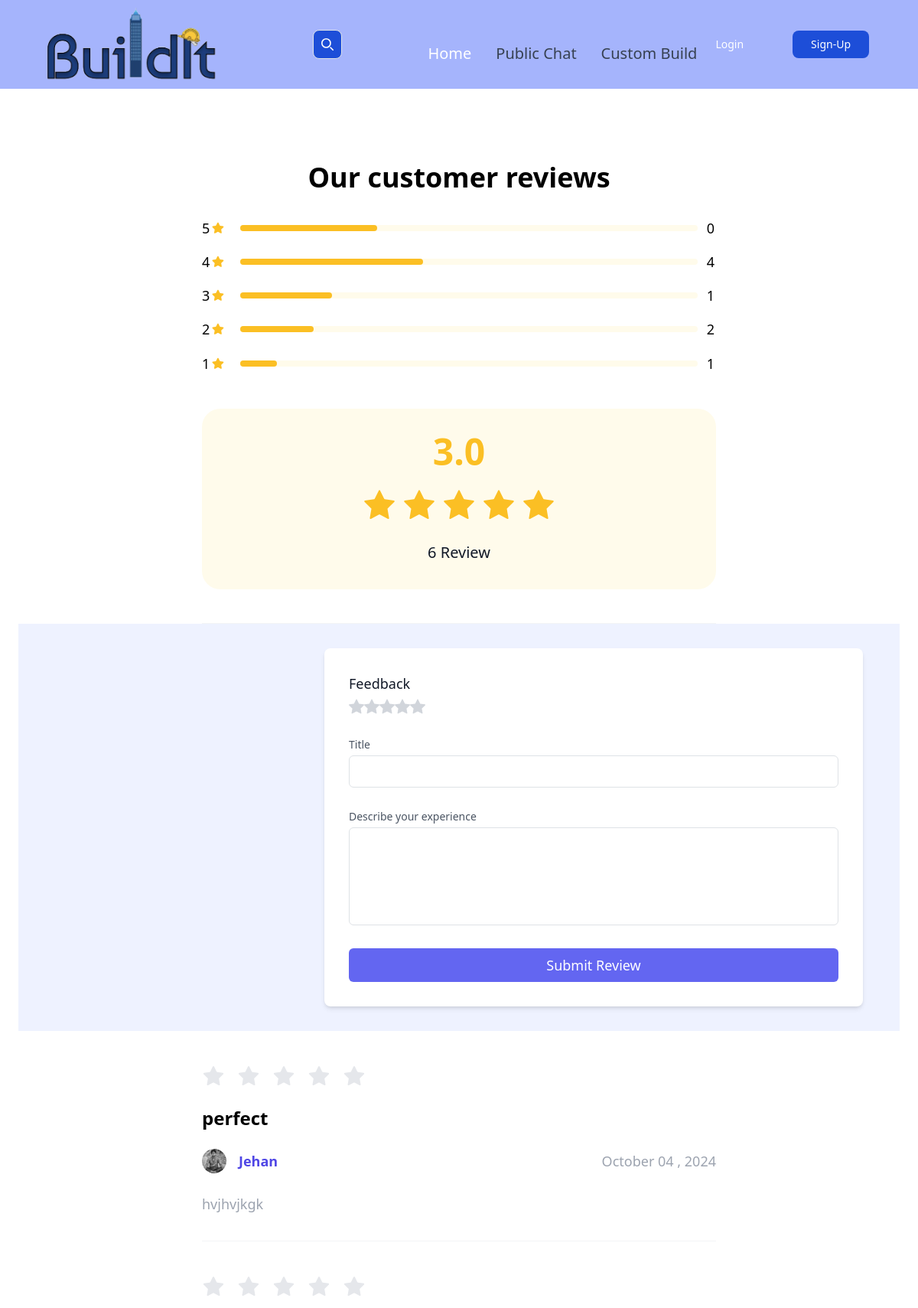
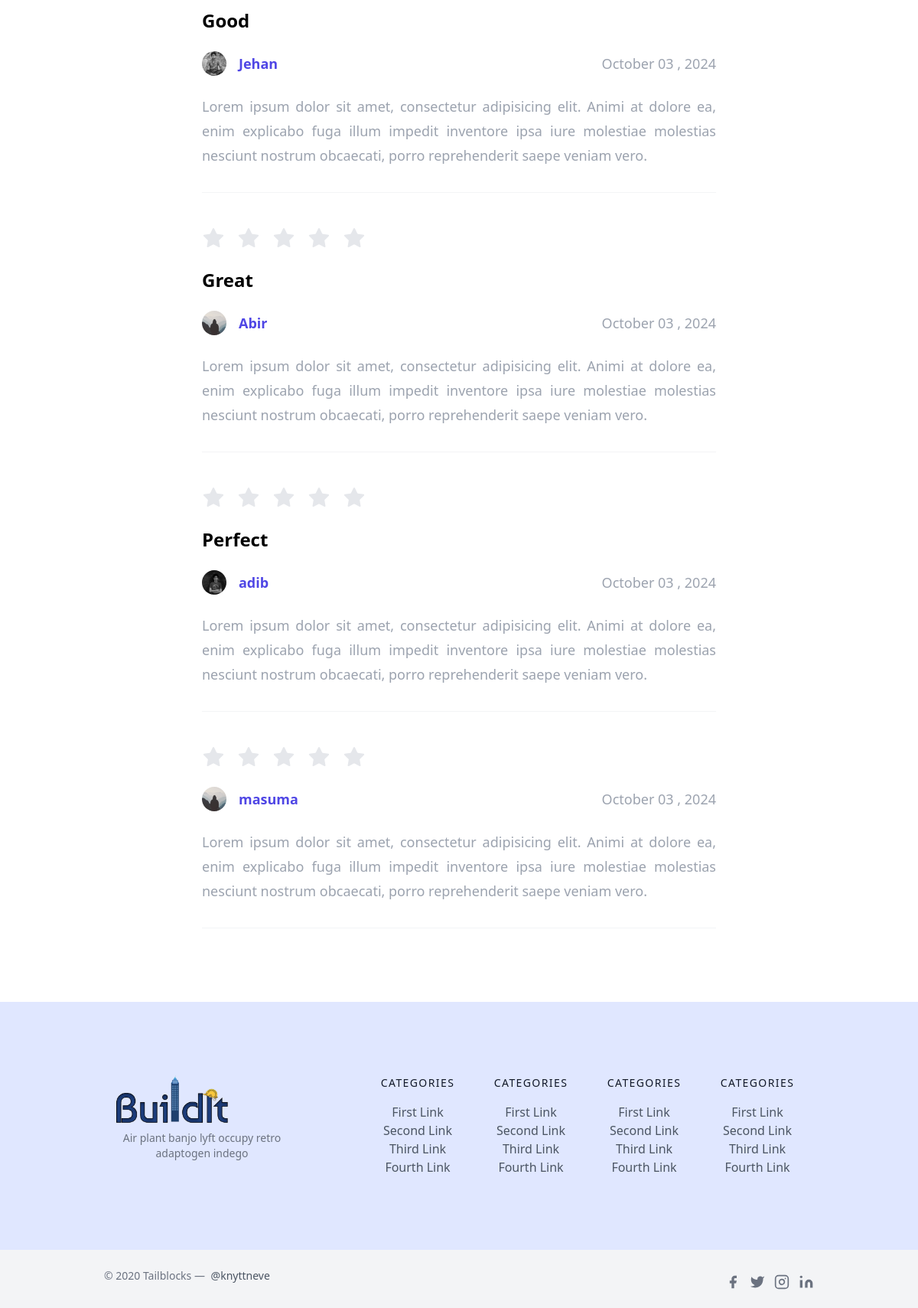
/post/9/review/, run on the app's committed database (2 pictures, top to bottom).
### posts/models.py (models this page shows, shortened)
class Review(models.Model):
    user = models.ForeignKey(User, on_delete=models.CASCADE)
    post = models.ForeignKey(Post, on_delete=models.CASCADE, related_name='reviews')
    rating = models.IntegerField(choices=[(i, str(i)) for i in range(1, 6)])  # rating from 1 to 5
    title = models.TextField(blank=True, null=True)
    comment = models.TextField(blank=True, null=True)
    created_at = models.DateTimeField(auto_now_add=True)

### users/models.py (models this page shows, shortened)
class Profile(models.Model):
    user = models.OneToOneField(User, on_delete=models.CASCADE)
    image = models.ImageField(default='default.jpg',upload_to='profile_pic')
    bio = models.CharField(default='',max_length=100)

### posts/views.py (the view)
# urls.py: path('post/<int:post_id>/review/', views.add_review, name='add_review'),
def add_review(request, post_id):
    post = get_object_or_404(Post, id=post_id)
    post_review = Review.objects.filter(post=post).values('user').distinct().count()
    average_rating_for_post = Review.objects.filter(post=post).aggregate(average_rating=Avg('rating'))
    one = Review.objects.filter(rating=1,post=post).values('user').distinct().count()
    two = Review.objects.filter(rating=2,post=post).values('user').distinct().count()
    three = Review.objects.filter(rating=3,post=post).values('user').distinct().count()
    four = Review.objects.filter(rating=4,post=post).values('user').distinct().count()
    five = Review.objects.filter(rating=5,post=post).values('user').distinct().count()
    all_review  = Review.objects.filter(post=post).order_by('-created_at')[:5]
    if request.method == 'POST':
        form = ReviewForm(request.POST)
        if form.is_valid():
            review = form.save(commit=False)
            review.user = request.user  # Attach the logged-in user
            review.post = post  # Attach the post being reviewed
            review.save()
            return redirect('post-detail', post.id)  # Redirect to post detail page after submission
    else:
        form = ReviewForm()
    return render(request, 'posts/add_review.html', {'form': form, 'post': post, 'data': post_review,'avg_rating':average_rating_for_post,'one':one,'two':two,'three':three,'four':four,'five':five,'all_review':all_review})

### posts/forms.py
class ReviewForm(forms.ModelForm):
    class Meta:
        model = Review
        fields = ['rating','title', 'comment']
    rating = forms.ChoiceField(
        choices=[(i, str(i)) for i in range(1, 6)],
        widget=forms.RadioSelect
    )
    title = forms.CharField(
        widget=forms.Textarea(attrs={'rows': 1, 'class':'w-full bg-white rounded border border-gray-300 focus:border-indigo-500 focus:ring-2 focus:ring-indigo-200 h-32 text-base outline-none text-gray-700 py-1 px-3 resize-none leading-6 transition-colors duration-200 ease-in-out'}),
        required=False
    )
    comment = forms.CharField(
        widget=forms.Textarea(attrs={'rows': 6, 'class':'w-full bg-white rounded border border-gray-300 focus:border-indigo-500 focus:ring-2 focus:ring-indigo-200 h-32 text-base outline-none text-gray-700 py-1 px-3 resize-none leading-6 transition-colors duration-200 ease-in-out'}),
        required=False
    )

### posts/templates/posts/add_review.html (shortened to what this page needs)
{% extends 'posts/base.html' %}
{% block content %}
    <section class="py-24 relative">
        <div class="w-full max-w-7xl px-4 md:px-5 lg-6 mx-auto">
            <div class="w-full">
                <h2 class="font-manrope font-bold text-4xl text-black mb-8 text-center">Our customer reviews
                </h2>
                <div class="grid grid-cols-1 xl:grid-cols-2 gap-11 pb-11 border-b border-gray-100 max-xl:max-w-2xl max-xl:mx-auto">
                    <div class="box flex flex-col gap-y-4 w-full ">
                        <div class="flex items-center w-full">
                            <p class="font-medium text-lg text-black mr-0.5">5</p>
                            <p class="h-2 w-full sm:min-w-[278px] rounded-3xl bg-amber-50 ml-5 mr-3">
                                <span class="h-full w-[30%] rounded-3xl bg-amber-400 flex"></span>
                            </p>
                            <p class="font-medium text-lg  text-black mr-0.5">
                                {% if five %}
                                    {{ five }}
                                {% else %}
                                    0
                                {% endif %}
                            </p>
                        </div>
                        <div class="flex items-center w-full">
                            <p class="font-medium text-lg text-black mr-0.5">4</p>
                            <p class="h-2 w-full xl:min-w-[278px] rounded-3xl bg-amber-50 ml-5 mr-3">
                                <span class="h-full w-[40%] rounded-3xl bg-amber-400 flex"></span>
                            </p>
                            <p class="font-medium text-lg text-black mr-0.5">
                                {% if four %}
                                    {{ four }}
                                {% else %}
                                    0
                                {% endif %}
                            </p>
                        </div>
                        <div class="flex items-center">
                            <p class="font-medium text-lg text-black mr-0.5">3</p>
                            <p class="h-2 w-full xl:min-w-[278px] rounded-3xl bg-amber-50 ml-5 mr-3">
                                <span class="h-full w-[20%] rounded-3xl bg-amber-400 flex"></span>
                            </p>
                            <p class="font-medium text-lg text-black mr-0.5">
                                {% if three %}
                                    {{ three }}
                                {% else %}
                                    0
                                {% endif %}
                            </p>
                        </div>
                        <div class="flex items-center">
                            <p class="font-medium text-lg text-black mr-0.5">2</p>
                            <p class="h-2 w-full xl:min-w-[278px] rounded-3xl bg-amber-50 ml-5 mr-3">
                                <span class="h-full w-[16%] rounded-3xl bg-amber-400 flex"></span>
                            </p>
                            <p class="font-medium text-lg text-black mr-0.5">
                                {% if two %}
                                    {{ two }}
                                {% else %}
                                    0
                                {% endif %}
                            </p>
                        </div>
                        <div class="flex items-center">
                            <p class="font-medium text-lg text-black mr-0.5">1</p>
                            <p class="h-2 w-full xl:min-w-[278px] rounded-3xl bg-amber-50 ml-5 mr-3">
                                <span class="h-full w-[8%] rounded-3xl bg-amber-400 flex"></span>
                            </p>
                            <p class="font-medium text-lg py-[1px] text-black mr-0.5">
                                {% if one %}
                                    {{ one }}
                                {% else %}
                                    0
                                {% endif %}
                            </p>
                        </div>
                    </div>
                    <div class="p-8 bg-amber-50 rounded-3xl flex items-center justify-center flex-col">
                        <h2 class="font-manrope font-bold text-5xl text-amber-400 mb-6">
                            {% if avg_rating.average_rating is not None %}
                                {{ avg_rating.average_rating|floatformat:1 }}
                            {% else %}
                                0.0
                            {% endif %}
                        </h2>
                        <div class="flex items-center justify-center gap-2 sm:gap-6 mb-4">
                        </div>
                        <p class="font-medium text-xl leading-8 text-gray-900 text-center">
                            {% if data %}
                                {{ data }}
                            {% else %}
                                No
                            {% endif %} Review
                        </p>
                    </div>
                </div>
                <section class="text-gray-600 body-font relative bg-indigo-50">
                    <form action="" method="POST">
                        <div class="px-5 py-8 mx-auto flex">
                            <div class="lg:w-2/3 md:w-1/2 bg-white rounded-lg p-8 flex flex-col md:ml-auto w-full mt-10 md:mt-0 relative z-10 shadow-md">
                                <h2 class="text-gray-900 text-lg mb-1 font-medium title-font">Feedback</h2>
                                <div class="relative mb-4">
                                    <div class="flex flex-row-reverse justify-end items-center">
                                        {% for i in "54321" %}
                                            <input id="rating-{{ forloop.counter }}" type="radio"
                                                   class="pt-4 peer -ms-5 size-5 bg-transparent border-0 text-transparent cursor-pointer appearance-none checked:bg-none focus:bg-none focus:ring-0 focus:ring-offset-0"
                                                   name="{{ form.rating.name }}" value="{{ forloop.counter }}"
                                                   {% if form.rating.value == forloop.counter %}checked{% endif %}>
                                            <label for="rating-{{ forloop.counter }}"
                                                   class="peer-checked:text-yellow-400 text-gray-300 pointer-events-none dark:peer-checked:text-yellow-600 dark:text-neutral-600">
                                            </label>
                                        {% endfor %}
                                    </div>
                                </div>
                                <div class="relative mb-4">
                                    <label for="title" class="leading-7 text-sm text-gray-600">Title</label>
                                    <input type="text" id="title" name="title"
                                           class="w-full bg-white rounded border border-gray-300 focus:border-indigo-500 focus:ring-2 focus:ring-indigo-200 text-base outline-none text-gray-700 py-1 px-3 leading-8 transition-colors duration-200 ease-in-out">
                                </div>
                                <div class="relative mb-4">
                                    <label for="message" class="leading-7 text-sm text-gray-600">Describe your
                                        experience</label>
                                    {{ form.comment }}
                                </div>
                                <button type="submit"
                                        class="text-white bg-indigo-500 border-0 py-2 px-6 focus:outline-none hover:bg-indigo-600 rounded text-lg">
                                    Submit Review
                                </button>
                            </div>
                        </div>
                    </form>
                </section>
                {% if all_review %}
                    {% for eachReview in all_review %}
                        <div class="pt-11 pb-8 border-b border-gray-100 max-xl:max-w-2xl max-xl:mx-auto">
                            <div class="flex items-center gap-3 mb-4">
                                {% with 5 as max_rating %}
                                    {% for i in "12345" %}
                                        <svg xmlns="http://www.w3.org/2000/svg" width="30" height="30"
                                             viewBox="0 0 30 30" fill="none">
                                            <g clip-path="url(#clip0_13624_2892)">
                                                <path
                                                        d="M14.1033 2.56698C14.4701 1.82374 15.5299 1.82374 15.8967 2.56699L19.1757 9.21093C19.3214 9.50607 19.6029 9.71064 19.9287 9.75797L27.2607 10.8234C28.0809 10.9426 28.4084 11.9505 27.8149 12.5291L22.5094 17.7007C22.2737 17.9304 22.1662 18.2614 22.2218 18.5858L23.4743 25.8882C23.6144 26.7051 22.7569 27.3281 22.0233 26.9424L15.4653 23.4946C15.174 23.3415 14.826 23.3415 14.5347 23.4946L7.9767 26.9424C7.24307 27.3281 6.38563 26.7051 6.52574 25.8882L7.7782 18.5858C7.83384 18.2614 7.72629 17.9304 7.49061 17.7007L2.1851 12.5291C1.59159 11.9505 1.91909 10.9426 2.73931 10.8234L10.0713 9.75797C10.3971 9.71064 10.6786 9.50607 10.8243 9.21093L14.1033 2.56698Z"
                                                        fill="{% if review.rating >= i|add:"0"|floatformat:0 %} #FBBF24 {% else %} #E5E7EB {% endif %}"/>
                                            </g>
                                            <defs>
                                                <clipPath id="clip0_13624_2892">
                                                    <rect width="30" height="30" fill="white"/>
                                                </clipPath>
                                            </defs>
                                        </svg>
                                    {% endfor %}
                                {% endwith %}
                            </div>
                            <h3 class="font-manrope font-semibold text-xl sm:text-2xl leading-9 text-black mb-6">
                                {{ eachReview.title }}
                            </h3>
                            <div class="flex sm:items-center flex-col min-[400px]:flex-row justify-between gap-5 mb-4">
                                <div class="flex items-center gap-3">
                                    <img src="{{ eachReview.user.profile.image.url }}" alt="John image"
                                         class="w-8 h-8 rounded-full object-cover">
                                    <h6 class="font-semibold text-lg leading-8 text-indigo-600 ">{{ eachReview.user.username }}</h6>
                                </div>
                                <p class="font-normal text-lg leading-8 text-gray-400">{{ eachReview.created_at|date:"F d , Y" }}</p>
                            </div>
                            <p class="font-normal text-lg leading-8 text-gray-400 max-xl:text-justify">{{ eachReview.comment }}</p>
                        </div>
                    {% endfor %}{% else %}
                    <h2 class="font-manrope font-bold text-4xl text-black mb-8 text-center">No review</h2>
                {% endif %}
            </div>
        </div>
    </section>
{% endblock %}

### data on the page
Review: title "perfect", user.profile.image (picture), user.username "Jehan", created_at "October 04 , 2024", comment "hvjhvjkgk"
Review: title "Good", user.profile.image (picture), user.username "Jehan", created_at "October 03 , 2024", comment "Lorem ipsum dolor sit amet, consectetur adipisicing elit. Animi at dolore ea, enim explicabo fuga illum impedit inventore ipsa iure molestiae molestias nesciunt nostrum obcaecati, porro reprehenderit saepe veniam vero."
Review: title "Great", user.profile.image (placeholder picture), user.username "Abir", created_at "October 03 , 2024", comment "Lorem ipsum dolor sit amet, consectetur adipisicing elit. Animi at dolore ea, enim explicabo fuga illum impedit inventore ipsa iure molestiae molestias nesciunt nostrum obcaecati, porro reprehenderit saepe veniam vero."
Review: title "Perfect", user.profile.image (picture), user.username "adib", created_at "October 03 , 2024", comment "Lorem ipsum dolor sit amet, consectetur adipisicing elit. Animi at dolore ea, enim explicabo fuga illum impedit inventore ipsa iure molestiae molestias nesciunt nostrum obcaecati, porro reprehenderit saepe veniam vero."
Review: user.profile.image (placeholder picture), user.username "masuma", created_at "October 03 , 2024", comment "Lorem ipsum dolor sit amet, consectetur adipisicing elit. Animi at dolore ea, enim explicabo fuga illum impedit inventore ipsa iure molestiae molestias nesciunt nostrum obcaecati, porro reprehenderit saepe veniam vero."

### other printed values
{{ four }} "4"
{{ three }} "1"
{{ two }} "2"
{{ one }} "1"
{{ avg_rating.average_rating|floatformat:1 }} "3.0"
{{ data }} "6"
